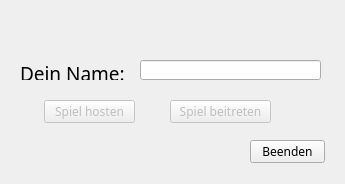
<?xml version="1.0" encoding="UTF-8"?>
<ui version="4.0">
 <class>SpielStart</class>
 <widget class="QDialog" name="SpielStart">
  <property name="geometry">
   <rect>
    <x>0</x>
    <y>0</y>
    <width>345</width>
    <height>184</height>
   </rect>
  </property>
  <property name="windowTitle">
   <string>Stadt Land Fluss</string>
  </property>
  <widget class="QLabel" name="label">
   <property name="geometry">
    <rect>
     <x>20</x>
     <y>60</y>
     <width>121</width>
     <height>20</height>
    </rect>
   </property>
   <property name="font">
    <font>
     <family>Copperplate Gothic Light</family>
     <pointsize>14</pointsize>
    </font>
   </property>
   <property name="text">
    <string>Dein Name: </string>
   </property>
   <property name="textFormat">
    <enum>Qt::RichText</enum>
   </property>
  </widget>
  <widget class="QLineEdit" name="NameEingabe">
   <property name="geometry">
    <rect>
     <x>140</x>
     <y>60</y>
     <width>181</width>
     <height>20</height>
    </rect>
   </property>
   <property name="font">
    <font>
     <family>Copperplate Gothic Light</family>
     <pointsize>14</pointsize>
    </font>
   </property>
  </widget>
  <widget class="QPushButton" name="buttonHost">
   <property name="enabled">
    <bool>false</bool>
   </property>
   <property name="geometry">
    <rect>
     <x>44</x>
     <y>100</y>
     <width>91</width>
     <height>23</height>
    </rect>
   </property>
   <property name="font">
    <font>
     <family>Copperplate Gothic Bold</family>
    </font>
   </property>
   <property name="text">
    <string>Spiel hosten</string>
   </property>
  </widget>
  <widget class="QPushButton" name="buttonBeitreten">
   <property name="enabled">
    <bool>false</bool>
   </property>
   <property name="geometry">
    <rect>
     <x>170</x>
     <y>100</y>
     <width>101</width>
     <height>23</height>
    </rect>
   </property>
   <property name="font">
    <font>
     <family>Copperplate Gothic Bold</family>
    </font>
   </property>
   <property name="text">
    <string>Spiel beitreten</string>
   </property>
  </widget>
  <widget class="QPushButton" name="buttonBeenden">
   <property name="geometry">
    <rect>
     <x>250</x>
     <y>140</y>
     <width>75</width>
     <height>23</height>
    </rect>
   </property>
   <property name="font">
    <font>
     <family>Copperplate Gothic Light</family>
    </font>
   </property>
   <property name="text">
    <string>Beenden</string>
   </property>
  </widget>
 </widget>
 <resources/>
 <connections/>
</ui>
